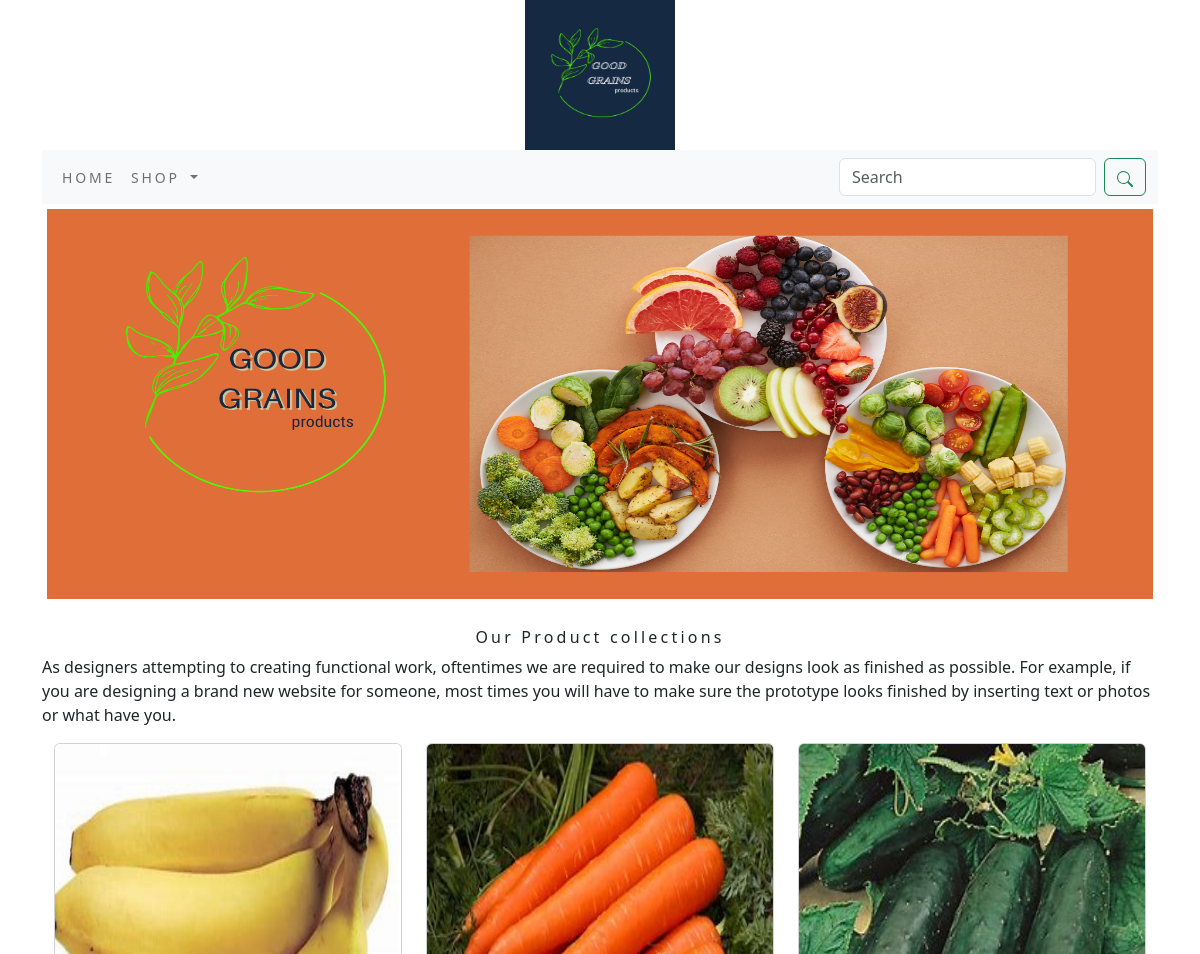
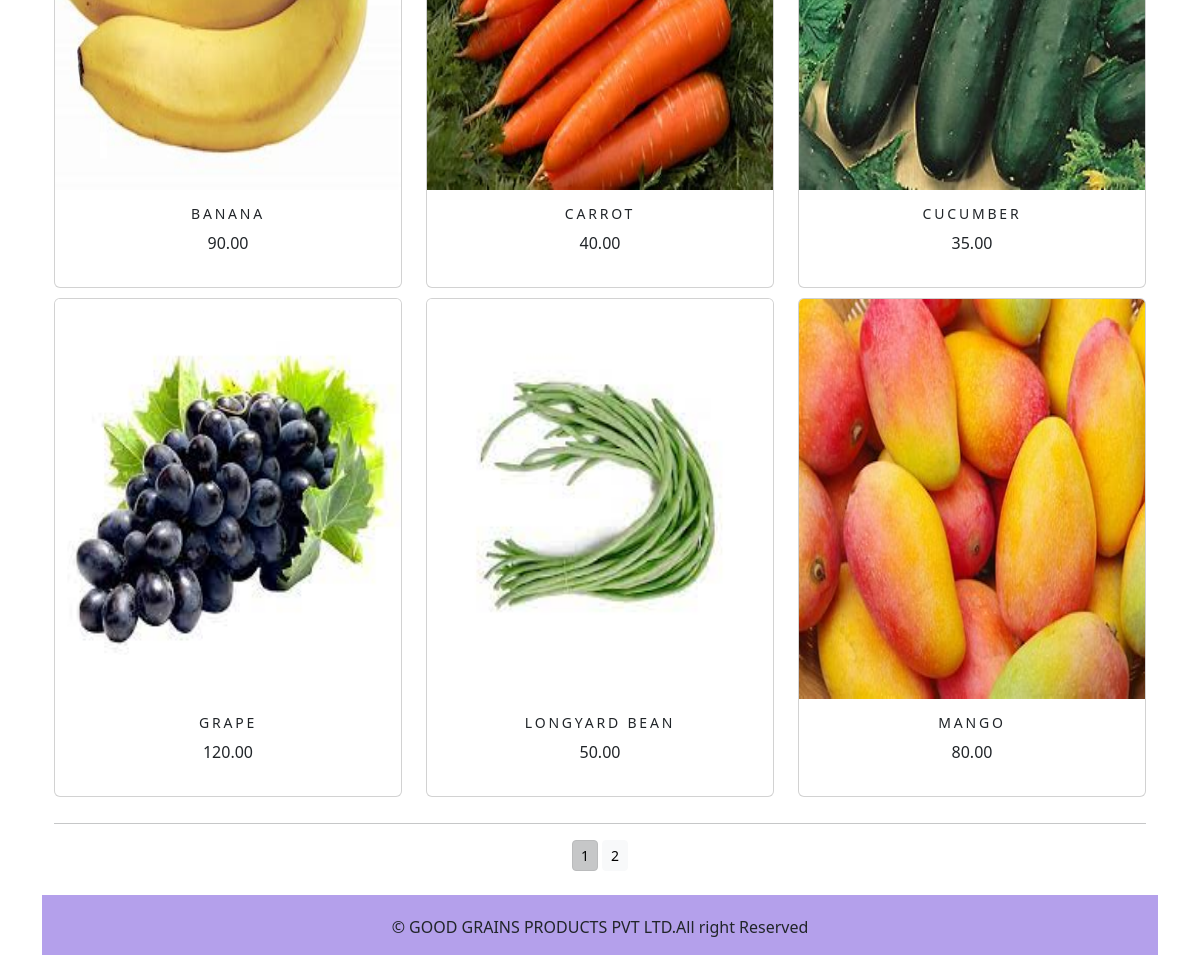
The app's page /shop/ with its own data (2 pictures, top to bottom).
### shop/models.py (models this page shows, shortened)
class Product(models.Model):
    name=models.CharField(max_length=250,unique=True)
    slug=models.SlugField(max_length=250,unique=True)
    description=models.TextField(blank=True)
    price=models.DecimalField(max_digits=10,decimal_places=2)
    category=models.ForeignKey(Category,on_delete=models.CASCADE)
    image = models.ImageField(upload_to='product', blank=True)
    stock=models.IntegerField()
    available=models.BooleanField(default=True)
    created=models.DateTimeField(auto_now_add=True)
    updated=models.DateTimeField(auto_now=True)
    def get_url(self):
        return reverse('shop:proCatdetail',args=[self.category.slug,self.slug])
    class Meta:
        ordering=('name',)
        verbose_name='product'
        verbose_name_plural='products'

### shop/views.py (the view)
# urls.py: path('', views.allProdCat, name='allProdCat'),
def allProdCat(request,c_slug=None):
    c_page=None
    products_list=None
    if c_slug!=None:
        c_page=get_object_or_404(Category,slug=c_slug)
        products_list=Product.objects.all().filter(category=c_page,available=True)
    else:
        products_list=Product.objects.all().filter(available=True)
    paginator=Paginator(products_list,6)
    try:
        page=int(request.GET.get('page','1'))
    except:
        page=1
    try:
        products=paginator.page(page)
    except (EmptyPage,InvalidPage):
        products=paginator.page(paginator.num_pages)
    return render(request,"category.html",{'category':c_page,'products':products})

### cart/context_processors.py (called while the page is built)
def counter(request):
    item_count=0
    if 'admin' in request.path:
        return {}
    else:
        try:
            cart=Cart.objects.filter(cart_id=_cart_id(request))
            cart_items=CartItem.objects.all().filter(cart=cart[:1])
            for cart_item in cart_items:
                item_count += cart_item.quantity
        except Cart.DoesNotExist:
            item_count = 0
    return dict(item_count=item_count)

### cart/views.py (called while the page is built)
def _cart_id(request):
    cart=request.session.session_key
    if not cart:
        cart=request.session.create()
    return cart

### shop/context_processors.py (called while the page is built)
def menu_links(request):
    links=Category.objects.all()
    return dict(links=links)

### shop/models.py (called while the page is built)
    def get_url(self):
        return reverse('shop:products_by_category',args=[self.slug])

### template/category.html (shortened to what this page needs)
{% extends 'base.html' %}
{% load static %}
{% block content %}
<div class="mx_auto">
  {% if category %}
  <img class="my_image" src="{{category.image.url}}" alt="{{category.name}}">
</div>
<br>
<div>
    <h1 class="text-center my_tittle">{{category.name}}</h1>
    <p class="text-justify">{{category.description}}</p>
</div>
{% else %}
<div>
<img class="my_image my_image_padding" src="{% static 'img/banner.png' %}" alt="our products" width="1500px;">
</div>
<br>
<div>
  <h1 class="text-center my_tittle"> Our Product collections</h1>
  <p class="text-justify">As designers attempting to creating functional work, oftentimes we are required to make our designs look as finished as possible. For example, if you are designing a brand new website for someone, most times you will have to make sure the prototype looks finished by inserting text or photos or what have you.</p>
</div>
{% endif %}
<div class="container">
    <div class="row mx_auto">
      {% for product in products.object_list %}
      <div class="my_bottom_margin col-9 col-sm-12 col-md-4 col-lg-4">
          <div class="card text-center" style="min-width:18rem;">
            <a href="{{product.get_url}}"><img class="card-img-top my_image" src="{{product.image.url}}" alt="{{product.name}}" width="400px;"></a>
            <div class="card-body">
              <h4>{{product.name}}</h4>
              <p>{{product.price}}</p>
            </div>
          </div>
      </div>
      {% endfor %}
    </div>
    <div class="mx_auto">
        {% if products.paginator.num_pages > 1 %}
        <hr>
        <div class="text-center">
            {% for pg in products.paginator.page_range %}
                <a href="?page={{pg}}" class="btn btn-light btn-sm {% if products.number == pg %} active {% endif %}">{{pg}}</a>
            {% endfor %}
        </div>
         {% endif %}
    </div>
    <br>
</div>
{% endblock %}

### template/base.html (shortened to what this page needs)
{% load static %}
<!DOCTYPE html>
<html lang="en">
<head>
    <link rel="stylesheet" href="{% static 'css/custom.css' %}">
    <link href="{% static 'css/bootstrap.min.css' %}" rel="stylesheet">
    <link href="https://cdn.jsdelivr.net/npm/bootstrap@5.3.0/dist/css/bootstrap.min.css" rel="stylesheet">
</head>
<body>
<div class="container">
{% include 'header.html' %}
{% include 'nav.html' %}
{% block content %}
{% endblock %}
    </div>
{% include 'footer.html' %}
</body>
</html>

### template/header.html
{% load static %}
<header>
    <center>
        <a href="{% url 'shop:allProdCat' %}"><img src="{% static 'img/logo.png' %}" alt="logimage" width="150" height="150"></a>
    </center>
</header>

### template/nav.html (shortened to what this page needs)
<nav class="navbar navbar-expand-lg navbar-light bg-light">
  <div class="container-fluid">
    <div class="collapse navbar-collapse" id="navbarSupportedContent">
      <ul class="navbar-nav me-auto mb-2 mb-lg-0">
        <li class="nav-item">
          <a class="nav-link" href="{% url 'shop:allProdCat' %}">Home</a>
        </li>
        <li class="nav-item dropdown {% if 'shop' in request.path %} active {% endif %}">
          <a class="nav-link dropdown-toggle" href="#" id="navbarDropdown" role="button" data-bs-toggle="dropdown" aria-expanded="false">
            Shop
          </a>
        </li>
      </ul>
      <form class="d-flex" action="{% url 'search_app:SearchResult' %}" method="get">
        <input class="form-control me-2" type="search" placeholder="Search" name="q" aria-label="Search">
        <button class="btn btn-outline-success" type="submit"></i></button>
      </form>
    </div>
  </div>
</nav>

### template/footer.html
<div class="footer navbar-fixed-bottom my_footer">
  <p class="text-center">&copy; GOOD GRAINS PRODUCTS PVT LTD.All right Reserved</p>
</div>

### static/css/custom.css (style rules this page uses)
.nav-item { letter-spacing : .2em; font-size :14px; text-transform :uppercase; }
.my_footer { background-color:#b4a0eb; height:60px; }
.my_footer p { padding-top:20px; font_size:14px; }
.my_image { width:100%; height:400px; }
.my_tittle { font-size:16px; text_transform:uppercase; letter-spacing:.2em; }
.my_image_padding { padding:5px; }
.my_bottom_margin { margin-bottom:10px; }
.card-body h4 { font-size:14px; text-transform:uppercase; letter-spacing:.2em; }

### records on screen
Product: image (picture), name "BANANA", price "90.00"
Product: image (picture), name "CARROT", price "40.00"
Product: image (picture), name "CUCUMBER", price "35.00"
Product: image (picture), name "GRAPE", price "120.00"
Product: image (picture), name "LONGYARD BEAN", price "50.00"
Product: image (picture), name "MANGO", price "80.00"

### other values on screen
{{ pg }} "1" "2"
